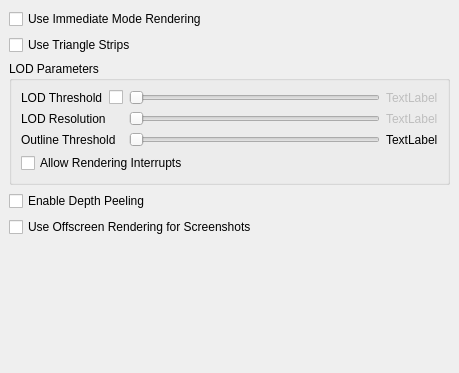
   <widget class="QWidget" name="General" >
    <layout class="QVBoxLayout" >
     <property name="spacing" >
      <number>6</number>
     </property>
     <property name="leftMargin" >
      <number>9</number>
     </property>
     <property name="topMargin" >
      <number>9</number>
     </property>
     <property name="rightMargin" >
      <number>9</number>
     </property>
     <property name="bottomMargin" >
      <number>9</number>
     </property>
     <item>
      <widget class="QCheckBox" name="immediateModeRendering" >
       <property name="toolTip" >
        <string>&lt;html>&lt;head>&lt;meta name="qrichtext" content="1" />&lt;/head>&lt;body style=" white-space: pre-wrap; font-family:Sans Serif; font-size:9pt; font-weight:400; font-style:normal; text-decoration:none;">&lt;p style=" margin-top:0px; margin-bottom:0px; margin-left:0px; margin-right:0px; -qt-block-indent:0; text-indent:0px;">When this option is off, OpenGL display lists are used for rendering. Using display lists improves performance for small datasets but is not recommended for large datasets due to the excessive memory usage and long display list creation times.&lt;/p>&lt;/body>&lt;/html></string>
       </property>
       <property name="whatsThis" >
        <string>&lt;html>&lt;head>&lt;meta name="qrichtext" content="1" />&lt;/head>&lt;body style=" white-space: pre-wrap; font-family:Sans Serif; font-size:9pt; font-weight:400; font-style:normal; text-decoration:none;">&lt;p style=" margin-top:0px; margin-bottom:0px; margin-left:0px; margin-right:0px; -qt-block-indent:0; text-indent:0px;">When this option is off, OpenGL display lists are used for rendering. Using display lists improves performance for small datasets but is not recommended for large datasets due to the excessive memory usage and long display list creation times.&lt;/p>&lt;/body>&lt;/html></string>
       </property>
       <property name="text" >
        <string>Use Immediate Mode Rendering</string>
       </property>
      </widget>
     </item>
     <item>
      <widget class="QCheckBox" name="triangleStrips" >
       <property name="toolTip" >
        <string>&lt;html>&lt;head>&lt;meta name="qrichtext" content="1" />&lt;/head>&lt;body style=" white-space: pre-wrap; font-family:Sans Serif; font-size:9pt; font-weight:400; font-style:normal; text-decoration:none;">&lt;p style=" margin-top:0px; margin-bottom:0px; margin-left:0px; margin-right:0px; -qt-block-indent:0; text-indent:0px;">If this option is choosen, all triangles are converted into triangle strips before rendering. This may improve the rendering performance.&lt;/p>&lt;/body>&lt;/html></string>
       </property>
       <property name="statusTip" >
        <string/>
       </property>
       <property name="whatsThis" >
        <string>&lt;html>&lt;head>&lt;meta name="qrichtext" content="1" />&lt;/head>&lt;body style=" white-space: pre-wrap; font-family:Sans Serif; font-size:9pt; font-weight:400; font-style:normal; text-decoration:none;">&lt;p style=" margin-top:0px; margin-bottom:0px; margin-left:0px; margin-right:0px; -qt-block-indent:0; text-indent:0px;">If this option is choosen, all triangles are converted into triangle strips before rendering. This may improve the rendering performance.&lt;/p>&lt;/body>&lt;/html></string>
       </property>
       <property name="text" >
        <string>Use Triangle Strips</string>
       </property>
      </widget>
     </item>
     <item>
      <widget class="QGroupBox" name="lodParameters" >
       <property name="title" >
        <string>LOD Parameters</string>
       </property>
       <layout class="QGridLayout" >
        <property name="leftMargin" >
         <number>9</number>
        </property>
        <property name="topMargin" >
         <number>9</number>
        </property>
        <property name="rightMargin" >
         <number>9</number>
        </property>
        <property name="bottomMargin" >
         <number>9</number>
        </property>
        <property name="horizontalSpacing" >
         <number>6</number>
        </property>
        <property name="verticalSpacing" >
         <number>6</number>
        </property>
        <item row="1" column="2" >
         <widget class="QLabel" name="lodResolutionLabel" >
          <property name="enabled" >
           <bool>false</bool>
          </property>
          <property name="text" >
           <string>TextLabel</string>
          </property>
         </widget>
        </item>
        <item row="2" column="2" >
         <widget class="QLabel" name="outlineThresholdLabel" >
          <property name="enabled" >
           <bool>true</bool>
          </property>
          <property name="text" >
           <string>TextLabel</string>
          </property>
         </widget>
        </item>
        <item row="3" column="0" colspan="2" >
         <widget class="QCheckBox" name="renderingInterrupts" >
          <property name="toolTip" >
           <string>&lt;html>&lt;head>&lt;meta name="qrichtext" content="1" />&lt;/head>&lt;body style=" white-space: pre-wrap; font-family:Sans Serif; font-size:9pt; font-weight:400; font-style:normal; text-decoration:none;">&lt;p style=" margin-top:0px; margin-bottom:0px; margin-left:0px; margin-right:0px; -qt-block-indent:0; text-indent:0px;">Toggle the use of render interrupts (when using MPI, this uses asynchronous messaging). When off, renders can not be interrupted.&lt;/p>&lt;/body>&lt;/html></string>
          </property>
          <property name="whatsThis" >
           <string>&lt;html>&lt;head>&lt;meta name="qrichtext" content="1" />&lt;/head>&lt;body style=" white-space: pre-wrap; font-family:Sans Serif; font-size:9pt; font-weight:400; font-style:normal; text-decoration:none;">&lt;p style=" margin-top:0px; margin-bottom:0px; margin-left:0px; margin-right:0px; -qt-block-indent:0; text-indent:0px;">Toggle the use of render interrupts (when using MPI, this uses asynchronous messaging). When off, renders can not be interrupted.&lt;/p>&lt;/body>&lt;/html></string>
          </property>
          <property name="text" >
           <string>Allow Rendering Interrupts</string>
          </property>
         </widget>
        </item>
        <item row="1" column="0" >
         <widget class="QLabel" name="label_2" >
          <property name="text" >
           <string>LOD Resolution</string>
          </property>
         </widget>
        </item>
        <item row="2" column="0" >
         <widget class="QLabel" name="label_3" >
          <property name="text" >
           <string>Outline Threshold</string>
          </property>
         </widget>
        </item>
        <item row="0" column="0" >
         <layout class="QHBoxLayout" >
          <property name="spacing" >
           <number>6</number>
          </property>
          <property name="leftMargin" >
           <number>0</number>
          </property>
          <property name="topMargin" >
           <number>0</number>
          </property>
          <property name="rightMargin" >
           <number>0</number>
          </property>
          <property name="bottomMargin" >
           <number>0</number>
          </property>
          <item>
           <widget class="QLabel" name="label" >
            <property name="text" >
             <string>LOD Threshold</string>
            </property>
           </widget>
          </item>
          <item>
           <widget class="QCheckBox" name="enableLOD" >
            <property name="toolTip" >
             <string>Toggle use of LOD while interacting.</string>
            </property>
            <property name="text" >
             <string/>
            </property>
           </widget>
          </item>
         </layout>
        </item>
        <item row="0" column="2" >
         <widget class="QLabel" name="lodThresholdLabel" >
          <property name="enabled" >
           <bool>false</bool>
          </property>
          <property name="text" >
           <string>TextLabel</string>
          </property>
         </widget>
        </item>
        <item row="1" column="1" >
         <widget class="QSlider" name="lodResolution" >
          <property name="enabled" >
           <bool>false</bool>
          </property>
          <property name="toolTip" >
           <string>&lt;html>&lt;head>&lt;meta name="qrichtext" content="1" />&lt;/head>&lt;body style=" white-space: pre-wrap; font-family:Sans Serif; font-size:9pt; font-weight:400; font-style:normal; text-decoration:none;">&lt;p style=" margin-top:0px; margin-bottom:0px; margin-left:0px; margin-right:0px; -qt-block-indent:0; text-indent:0px;">This slider determines the resolution of the decimated level-of-detail models. The value is the dimension for each axis in the quadric clustering algorithm. &lt;b>Left:&lt;/b> Use slow high-resolution models. &lt;b>Right:&lt;/b> Use fast simple models.&lt;/p>&lt;/body>&lt;/html></string>
          </property>
          <property name="whatsThis" >
           <string>&lt;html>&lt;head>&lt;meta name="qrichtext" content="1" />&lt;/head>&lt;body style=" white-space: pre-wrap; font-family:Sans Serif; font-size:9pt; font-weight:400; font-style:normal; text-decoration:none;">&lt;p style=" margin-top:0px; margin-bottom:0px; margin-left:0px; margin-right:0px; -qt-block-indent:0; text-indent:0px;">This slider determines the resolution of the decimated level-of-detail models. The value is the dimension for each axis in the quadric clustering algorithm. &lt;b>Left:&lt;/b> Use slow high-resolution models. &lt;b>Right:&lt;/b> Use fast simple models.&lt;/p>&lt;/body>&lt;/html></string>
          </property>
          <property name="minimum" >
           <number>10</number>
          </property>
          <property name="maximum" >
           <number>160</number>
          </property>
          <property name="orientation" >
           <enum>Qt::Horizontal</enum>
          </property>
         </widget>
        </item>
        <item row="2" column="1" >
         <widget class="QSlider" name="outlineThreshold" >
          <property name="toolTip" >
           <string>&lt;html>&lt;head>&lt;meta name="qrichtext" content="1" />&lt;/head>&lt;body style=" white-space: pre-wrap; font-family:Sans Serif; font-size:9pt; font-weight:400; font-style:normal; text-decoration:none;">&lt;p style=" margin-top:0px; margin-bottom:0px; margin-left:0px; margin-right:0px; -qt-block-indent:0; text-indent:0px;">This slider determines the default representation to use for unstructured grid datasets. If the dataset has more cells than this threshold, then an outline is used. Otherwise, the surface is extracted. &lt;b>Left:&lt;/b> Use surface representation as default. &lt;b>Right:&lt;/b> Use outline representation as default.&lt;/p>&lt;/body>&lt;/html></string>
          </property>
          <property name="whatsThis" >
           <string>&lt;html>&lt;head>&lt;meta name="qrichtext" content="1" />&lt;/head>&lt;body style=" white-space: pre-wrap; font-family:Sans Serif; font-size:9pt; font-weight:400; font-style:normal; text-decoration:none;">&lt;p style=" margin-top:0px; margin-bottom:0px; margin-left:0px; margin-right:0px; -qt-block-indent:0; text-indent:0px;">This slider determines the default representation to use for unstructured grid datasets. If the dataset has more cells than this threshold, then an outline is used. Otherwise, the surface is extracted. &lt;b>Left:&lt;/b> Use surface representation as default. &lt;b>Right:&lt;/b> Use outline representation as default.&lt;/p>&lt;/body>&lt;/html></string>
          </property>
          <property name="minimum" >
           <number>0</number>
          </property>
          <property name="maximum" >
           <number>5000</number>
          </property>
          <property name="orientation" >
           <enum>Qt::Horizontal</enum>
          </property>
         </widget>
        </item>
        <item row="0" column="1" >
         <widget class="QSlider" name="lodThreshold" >
          <property name="enabled" >
           <bool>false</bool>
          </property>
          <property name="toolTip" >
           <string>&lt;html>&lt;head>&lt;meta name="qrichtext" content="1" />&lt;/head>&lt;body style=" white-space: pre-wrap; font-family:Sans Serif; font-size:9pt; font-weight:400; font-style:normal; text-decoration:none;">&lt;p style=" margin-top:0px; margin-bottom:0px; margin-left:0px; margin-right:0px; -qt-block-indent:0; text-indent:0px;">This slider determines whether to use decimated models during interaction. Threshold criteria is based on size of geometry in megabytes. &lt;b>Left:&lt;/b> Always use decimated models. &lt;b>Right:&lt;/b> Always use full resolution.&lt;/p>&lt;/body>&lt;/html></string>
          </property>
          <property name="whatsThis" >
           <string>&lt;html>&lt;head>&lt;meta name="qrichtext" content="1" />&lt;/head>&lt;body style=" white-space: pre-wrap; font-family:Sans Serif; font-size:9pt; font-weight:400; font-style:normal; text-decoration:none;">&lt;p style=" margin-top:0px; margin-bottom:0px; margin-left:0px; margin-right:0px; -qt-block-indent:0; text-indent:0px;">This slider determines whether to use decimated models during interaction. Threshold criteria is based on size of geometry in megabytes. &lt;b>Left:&lt;/b> Always use decimated models. &lt;b>Right:&lt;/b> Always use full resolution.&lt;/p>&lt;/body>&lt;/html></string>
          </property>
          <property name="maximum" >
           <number>1000</number>
          </property>
          <property name="orientation" >
           <enum>Qt::Horizontal</enum>
          </property>
         </widget>
        </item>
       </layout>
      </widget>
     </item>
     <item>
      <widget class="QCheckBox" name="depthPeeling" >
       <property name="statusTip" >
        <string/>
       </property>
       <property name="text" >
        <string>Enable Depth Peeling</string>
       </property>
      </widget>
     </item>
     <item>
      <widget class="QCheckBox" name="useOffscreenRenderingForScreenshots" >
       <property name="statusTip" >
        <string/>
       </property>
       <property name="text" >
        <string>Use Offscreen Rendering for Screenshots</string>
       </property>
      </widget>
     </item>
     <item>
      <spacer>
       <property name="orientation" >
        <enum>Qt::Vertical</enum>
       </property>
       <property name="sizeHint" >
        <size>
         <width>441</width>
         <height>127</height>
        </size>
       </property>
      </spacer>
     </item>
    </layout>
   </widget>
